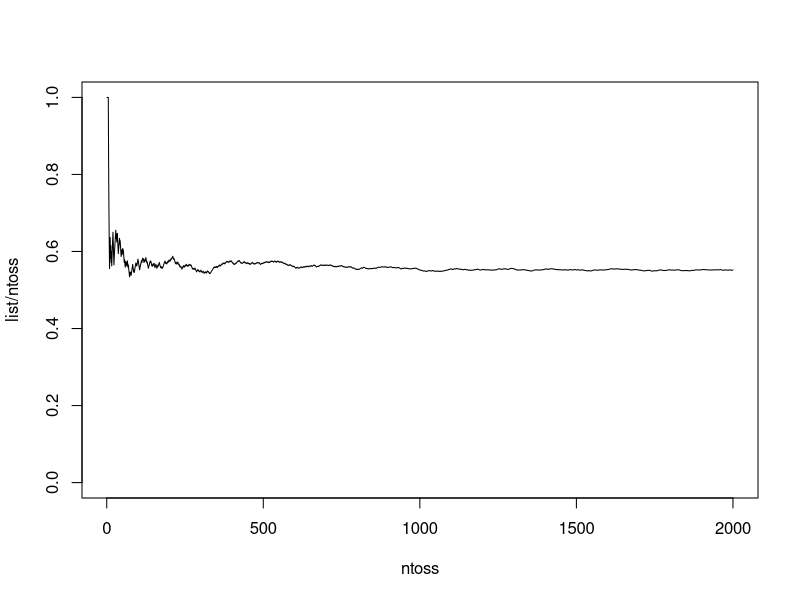

The R source for this figure:
#Q2
#Ans
coin1 = sample(2,1000,replace=T,prob=c(0.3,0.7))-1
coin2 = sample(2,1000,replace=T,prob=c(0.6,0.4))-1
temp = rep(0,2000)
odd = seq(1,1999,2)
even = seq(2,2000,2)
temp[odd] = coin1
temp[even] = coin2
ntoss = 1:2000
list = cumsum(temp)
plot(ntoss,list/ntoss,ty='l',ylim=c(0,1))